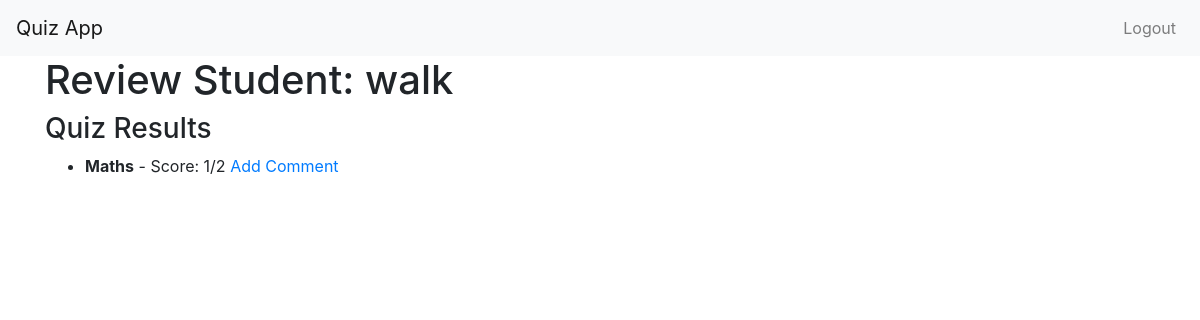
The app's page /admin/review_student/2 (signed in), older data.
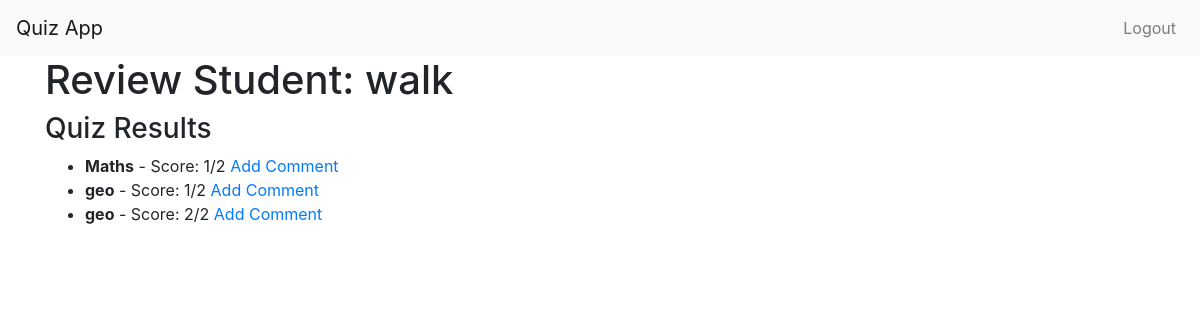
The same page, newer data.
### app/models.py (models this page shows, shortened)
class User(db.Model, UserMixin):
    id = db.Column(db.Integer, primary_key=True)
    username = db.Column(db.String(64), unique=True, nullable=False)
    email = db.Column(db.String(120), unique=True, nullable=False)
    password_hash = db.Column(db.String(128), nullable=False)
    role = db.Column(db.String(64), nullable=False)
    questions = db.relationship('Question', backref='author', lazy=True)
    quiz_results = db.relationship('QuizResult', backref='user', lazy=True)

class QuizResult(db.Model):
    id = db.Column(db.Integer, primary_key=True)
    user_id = db.Column(db.Integer, db.ForeignKey('user.id'), nullable=False)
    quiz_set_id = db.Column(db.Integer, db.ForeignKey('quiz_set.id'), nullable=False)
    score = db.Column(db.Integer, nullable=False)
    date_taken = db.Column(db.DateTime, default=datetime.utcnow)
    quiz_set = db.relationship('QuizSet', backref='results')  # Keep this backref

class QuizSet(db.Model):
    id = db.Column(db.Integer, primary_key=True)
    title = db.Column(db.String(128), nullable=False)
    questions = db.relationship('Question', backref='quiz_set', lazy=True)
    quiz_results = db.relationship('QuizResult', backref='related_quiz_set', lazy=True)  # Renamed backref

### app/routes.py (the view)
@main_bp.route('/admin/review_student/<int:student_id>')
@login_required
def review_student(student_id):
    if current_user.role != 'admin':
        return redirect(url_for('main.login'))
    student = User.query.get_or_404(student_id)
    quiz_results = QuizResult.query.filter_by(user_id=student.id).all()
    return render_template('review_student.html', student=student, quiz_results=quiz_results)

### app/__init__.py (called while the page is built)
@login_manager.user_loader
def load_user(user_id):
    from app.models import User
    return User.query.get(int(user_id))

### app/templates/review_student.html (shortened to what this page needs)
{% extends "layout.html" %}
{% block content %}
<h1>Review Student: {{ student.username }}</h1>
<h3>Quiz Results</h3>
<ul>
    {% for result in quiz_results %}
    <li>
        <strong>{{ result.quiz_set.title }}</strong> - Score: {{ result.score }}/{{ result.quiz_set.questions|length }}
        <a href="{{ url_for('main.review_question', result_id=result.id) }}">Add Comment</a>
    </li>
    {% endfor %}
</ul>
{% endblock %}

### app/templates/layout.html (shortened to what this page needs)
<!DOCTYPE html>
<html lang="en">
<head>
    <link href="https://stackpath.bootstrapcdn.com/bootstrap/4.5.2/css/bootstrap.min.css" rel="stylesheet">
</head>
<body>
    <nav class="navbar navbar-expand-lg navbar-light bg-light">
        <a class="navbar-brand" href="{{ url_for('main.index') }}">Quiz App</a>
        <div class="collapse navbar-collapse">
            <ul class="navbar-nav ml-auto">
                {% if current_user.is_authenticated %}
                    <li class="nav-item">
                        <a class="nav-link" href="{{ url_for('main.logout') }}">Logout</a>
                    </li>
                {% endif %}
            </ul>
        </div>
    </nav>
    <div class="container">
        {% block content %}{% endblock %}
    </div>
</body>
</html>

Row changes from the older to the newer data that the page shows:
added QuizResult: quiz_set "geo", score "1", quiz_set.questions|length "2"
added QuizResult: quiz_set "geo", score "2", quiz_set.questions|length "2"
